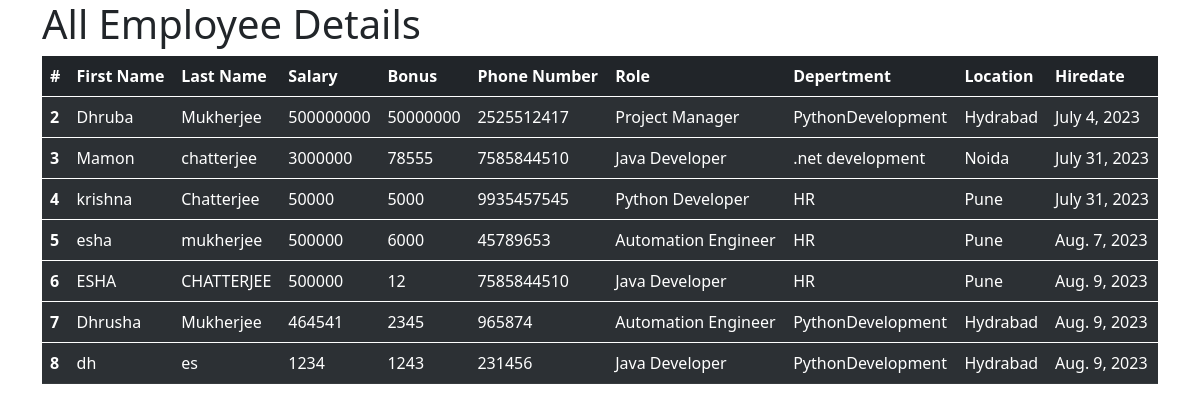
The app's page /all_emp with its own data.
### ofcempapp/models.py (models this page shows, shortened)
class Employee(models.Model):
    first_name = models.CharField(max_length=30)
    last_name = models.CharField(max_length=30)
    dept=models.ForeignKey(Depertment,on_delete=models.CASCADE)
    salary=models.IntegerField(default=0)
    bonus=models.IntegerField(default=0)
    role=models.ForeignKey(Role,on_delete=models.CASCADE)
    phone=models.IntegerField(default=0)
    hire_date=models.DateField()
    def __str__(self):
        return "%s %s %s"%(self.first_name,self.last_name,self.phone)

class Role(models.Model):
    name=models.CharField(max_length=100,null=False)

class Depertment(models.Model):
    name=models.CharField(max_length=100,null=False)
    location = models.CharField(max_length=100)

### ofcempapp/views.py (the view)
# urls.py: path('all_emp',views.all_emp, name='all_emp'),
def all_emp(request):
    emp = Employee.objects.all()
    context = {
        'emps' : emp
    }
    print(context)
    return render(request,"all_emp.html",context)

### ofcempapp/templates/all_emp.html (shortened to what this page needs)
<!doctype html>
<html lang="en">
  <head>
    <link href="https://cdn.jsdelivr.net/npm/bootstrap@5.0.2/dist/css/bootstrap.min.css" rel="stylesheet">
  </head>
  <body>
    <div class="container">
        <h1>All Employee Details</h1>
        <table class="table table-dark table-striped">
            <thead>
              <tr>
                <th scope="col">#</th>
                <th scope="col">First Name</th>
                <th scope="col">Last Name</th>
                <th scope="col">Salary</th>
                <th scope="col">Bonus</th>
                <th scope="col">Phone Number</th>
                <th scope="col">Role</th>
                <th scope="col">Depertment</th>
                <th scope="col">Location</th>
                <th scope="col">Hiredate</th>
             </tr>
            </thead>
                 {%for emp in emps%}
            <tbody>
              <tr>
                <th scope="row">{{emp.id}}</th>
                <td>{{emp.first_name}}</td>
                <td>{{emp.last_name}}</td>
                <td>{{emp.salary}}</td>
                <td>{{emp.bonus}}</td>
                <td>{{emp.phone}}</td>
                <td>{{emp.role.name}}</td>
                <td>{{emp.dept.name}}</td>
                <td>{{emp.dept.location}}</td>
                <td>{{emp.hire_date}}</td>
              </tr>
            </tbody>
                  {%endfor%}
          </table>
    </div>
  </body>
</html>

### records on screen
Employee: id "2", first_name "Dhruba", last_name "Mukherjee", salary "500000000", bonus "50000000", phone "2525512417", role.name "Project Manager", dept.name "PythonDevelopment", dept.location "Hydrabad", hire_date "July 4, 2023"
Employee: id "3", first_name "Mamon", last_name "chatterjee", salary "3000000", bonus "78555", phone "7585844510", role.name "Java Developer", dept.name ".net development", dept.location "Noida", hire_date "July 31, 2023"
Employee: id "4", first_name "krishna", last_name "Chatterjee", salary "50000", bonus "5000", phone "9935457545", role.name "Python Developer", dept.name "HR", dept.location "Pune", hire_date "July 31, 2023"
Employee: id "5", first_name "esha", last_name "mukherjee", salary "500000", bonus "6000", phone "45789653", role.name "Automation Engineer", dept.name "HR", dept.location "Pune", hire_date "Aug. 7, 2023"
Employee: id "6", first_name "ESHA", last_name "CHATTERJEE", salary "500000", bonus "12", phone "7585844510", role.name "Java Developer", dept.name "HR", dept.location "Pune", hire_date "Aug. 9, 2023"
Employee: id "7", first_name "Dhrusha", last_name "Mukherjee", salary "464541", bonus "2345", phone "965874", role.name "Automation Engineer", dept.name "PythonDevelopment", dept.location "Hydrabad", hire_date "Aug. 9, 2023"
Employee: id "8", first_name "dh", last_name "es", salary "1234", bonus "1243", phone "231456", role.name "Java Developer", dept.name "PythonDevelopment", dept.location "Hydrabad", hire_date "Aug. 9, 2023"
